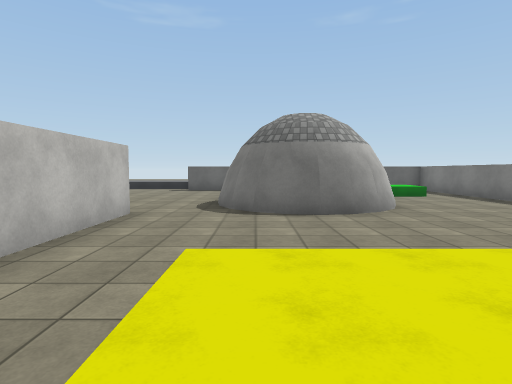
view 1 (above)

17 first-person views from a walk through a Unity game level. The camera is 1.4 m above the floor, tilts 4° down and sees 80° across. The floor is counted in squares, 2 m on a side. Each view is taken from the middle of a square. On the plan, view 1 faces up. The plan holds only what a view shows up to about 10 squares ahead; the rest is blank. The place goes on beyond the plan. Some animated figures are not drawn. Surface patterns are stand-ins for the level's own textures.

view 2
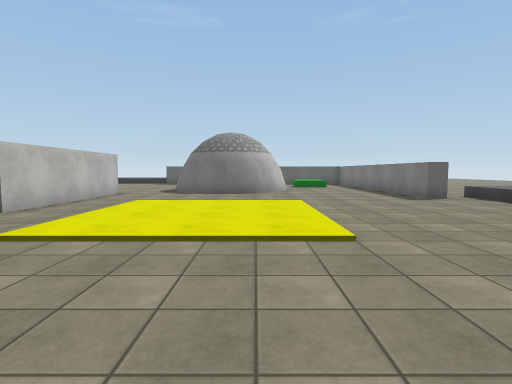

view 3
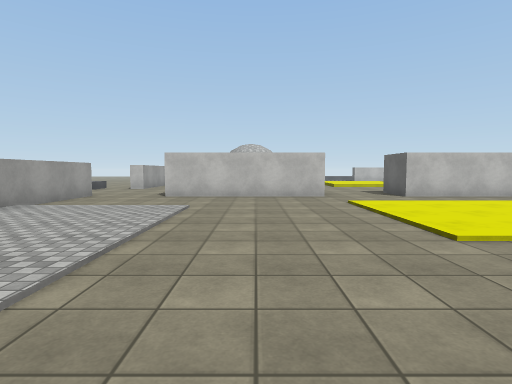

view 4
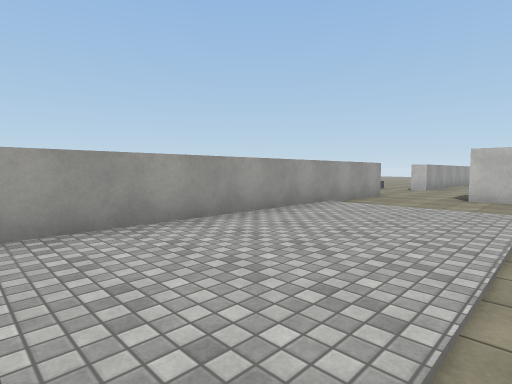

view 5
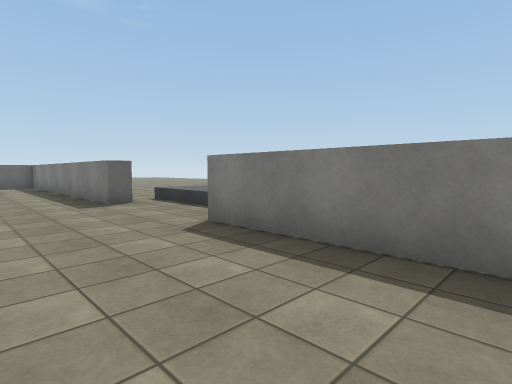

view 6
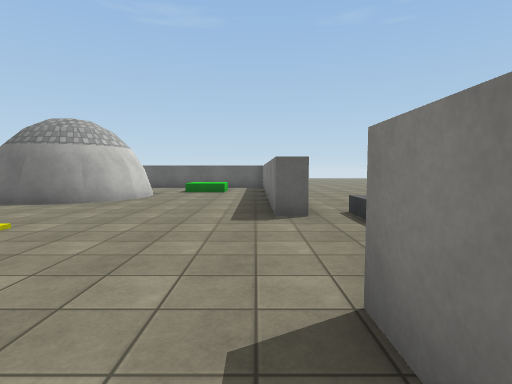

view 7
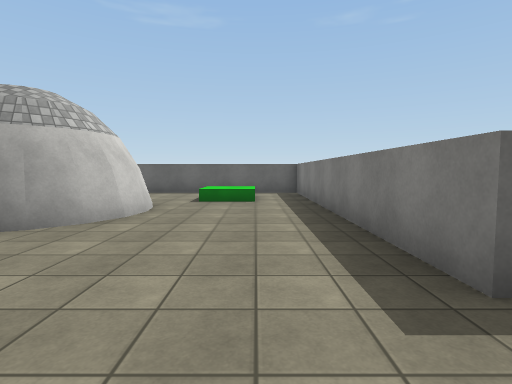

view 8
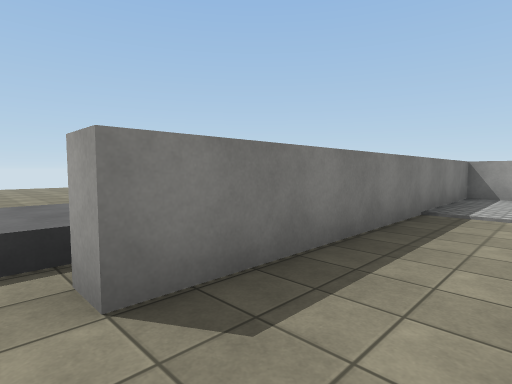

view 9
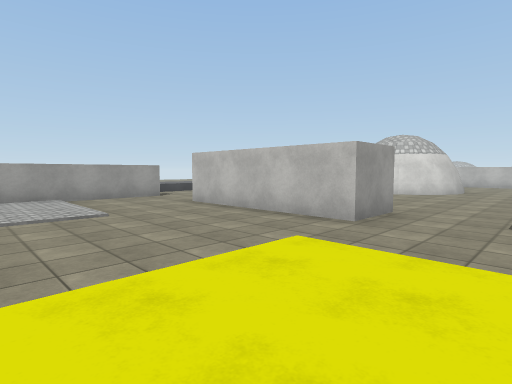

view 10
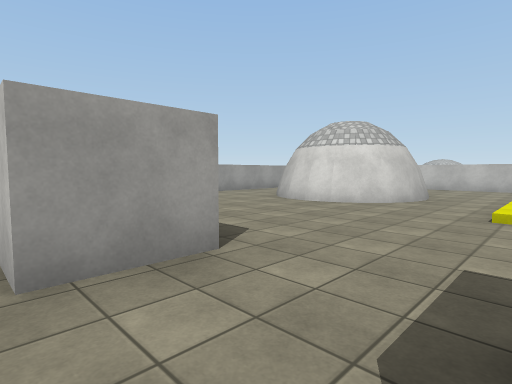

view 11
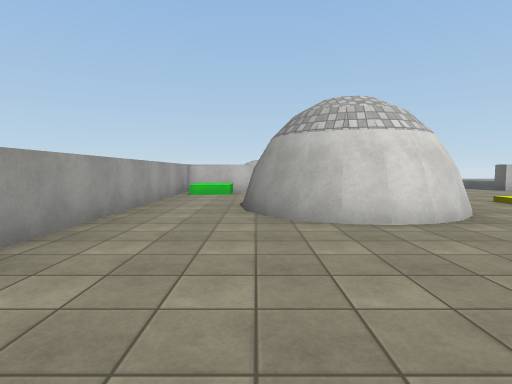

view 12
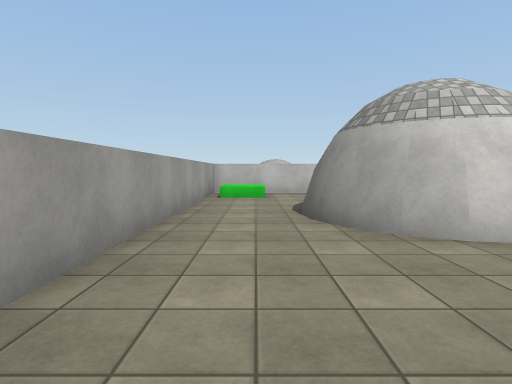

view 13
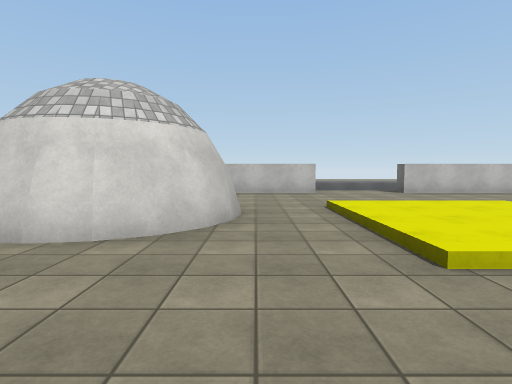

view 14
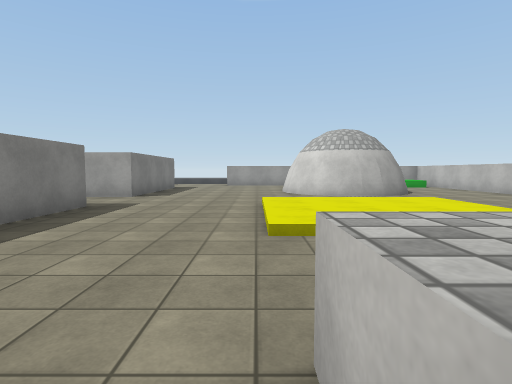

view 15
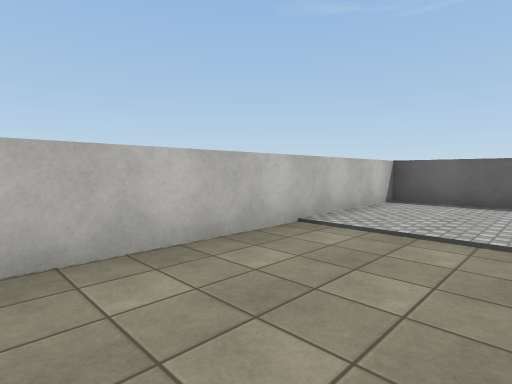

view 16
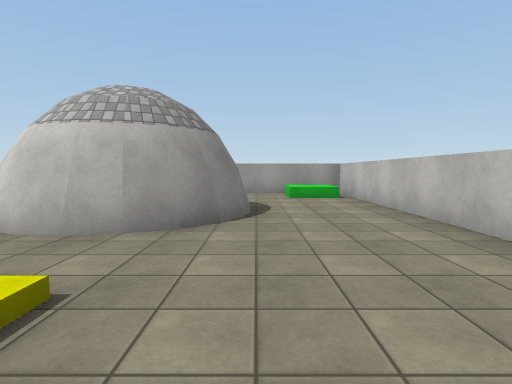

view 17
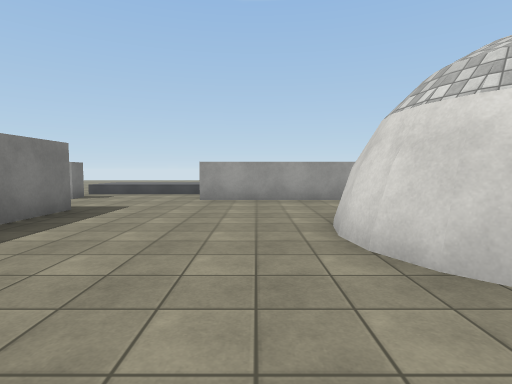

### Floor plan
Key: @ floor where view 1 was taken; # wall or solid block; . main floor; : floor 0.25 m higher than the main floor; / step, stairs or slope; ^ raised ledge; B green block.
Columns run from 15 left of view 1 to 9 right of it. Each row starts with its distance up from view 1.
 12 ###             ######
 11 #..              ....#
 10 #...       ...   ....#
  9 #...       ....   .B.# ..
  8 #...        ...   #..# ..
  7 #...   ^.   ...# ##..# .
  6 #...   ^..  ...###...#..
  5 #...    ... #........#..
  4 #....  .....#........#.^^
  3 ..../:::/...#..........^
  2 ..../:::/...#..........^
  1 ..../:::/..............^^
  0 #..............@......#^^
 -1 #.....................#
 -2 #...###.....#.........#
 -3 #...# ##....#.........#
 -4 #...  ##....#.........#
 -5 #... ##.....#.........#
 -6 #.....................#
 -7 #B....................#
 -8 ##########...##########
 -9           ^^^^
-10           ^^^^

Where each view was taken, in squares from view 1:
view 1: 0 up, 0 right, facing up
view 2: 4 down, 2 right, facing up
view 3: 3 down, 6 right, facing left
view 4: 4 down, 6 right, facing down-left
view 5: 3 down, 4 right, facing up-right
view 6: 1 down, 6 right, facing up
view 7: 2 up, 5 right, facing up
view 8: 1 up, 5 right, facing down-right
view 9: 1 up, 2 right, facing down-left
view 10: 1 up, 2 left, facing down-left
view 11: 5 down, 4 left, facing left
view 12: 6 down, 5 left, facing left
view 13: 1 down, 5 left, facing left
view 14: 7 up, 7 left, facing down
view 15: 5 up, 12 left, facing up-left
view 16: 2 up, 12 left, facing down
view 17: 0 up, 7 left, facing down
